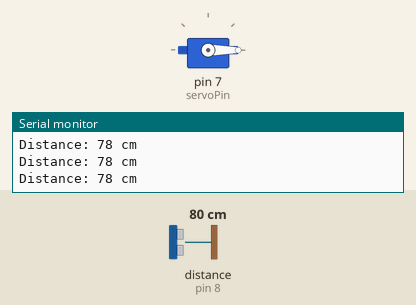
Simulated run of this sketch. Board: Arduino Uno, built with avr-gcc and run on an emulated ATmega328P. Shown: servo, the last lines printed to the serial monitor. Wiring (inferred from the names in the program): ultrasonic range finder: trigger pin 9; echo pin 8. The inputs (shaded band) are chosen by the test bench; at power-on: distance to the obstacle (sensor on pin 8) 80 cm. The echo pulse lasts 58.3 µs per cm.

Above: at 1.2 s.
1.3 s: distance to the obstacle (sensor on pin 8) set to 19 cm
2.8 s: distance to the obstacle (sensor on pin 8) set to 15 cm
At 3.3 s:
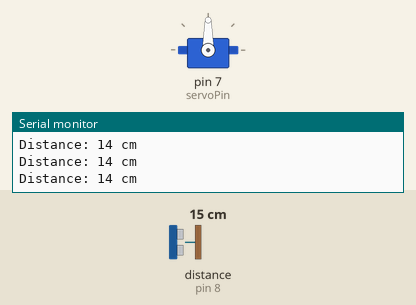
Timing chart, 0 to 5.8 s (numbered marks = the images above; inputs shaded):
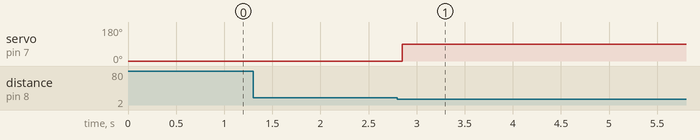

The sketch:

GateController.ino
```cpp
#include <Servo.h>

const int trigPin = 9;
const int echoPin = 8;
const int servoPin = 7;

Servo gateServo;

long duration;
int distance;

const int thresholdDistance = 15; // cm to detect car
const int servoOpenAngle = 90;    // gate open angle
const int servoCloseAngle = 0;    // gate closed angle

unsigned long gateOpenTime = 0;
const unsigned long delayBeforeClose = 2000; // 2000 milliseconds = 2 seconds

bool gateIsOpen = false;

void setup() {
  Serial.begin(9600);
  pinMode(trigPin, OUTPUT);
  pinMode(echoPin, INPUT);

  gateServo.attach(servoPin);
  gateServo.write(servoCloseAngle); // gate starts closed
}

void loop() {
  // Send ultrasonic pulse
  digitalWrite(trigPin, LOW);
  delayMicroseconds(2);
  digitalWrite(trigPin, HIGH);
  delayMicroseconds(10);
  digitalWrite(trigPin, LOW);

  // Read echo duration
  duration = pulseIn(echoPin, HIGH);

  // Calculate distance in cm
  distance = duration * 0.034 / 2;

  Serial.print("Distance: ");
  Serial.print(distance);
  Serial.println(" cm");

  if (distance > 0 && distance <= thresholdDistance) {
    if (!gateIsOpen) {
      Serial.println("Car detected - opening gate");
      gateServo.write(servoOpenAngle);
      gateIsOpen = true;
    }
    gateOpenTime = millis(); // Reset timer when car is present
  } else {
    // If car is not detected, check if delay time passed
    if (gateIsOpen && (millis() - gateOpenTime > delayBeforeClose)) {
      Serial.println("No car detected - closing gate");
      gateServo.write(servoCloseAngle);
      gateIsOpen = false;
    }
  }
}
```

Measured:
- the behaviour switches between 17 and 16 cm on distance to the obstacle (sensor on pin 8) (found by bisection; images 0 and 1)
- after the input at 2.8 s, servo on pin 7 (servoPin): 0° → 90° after 0.05 s
